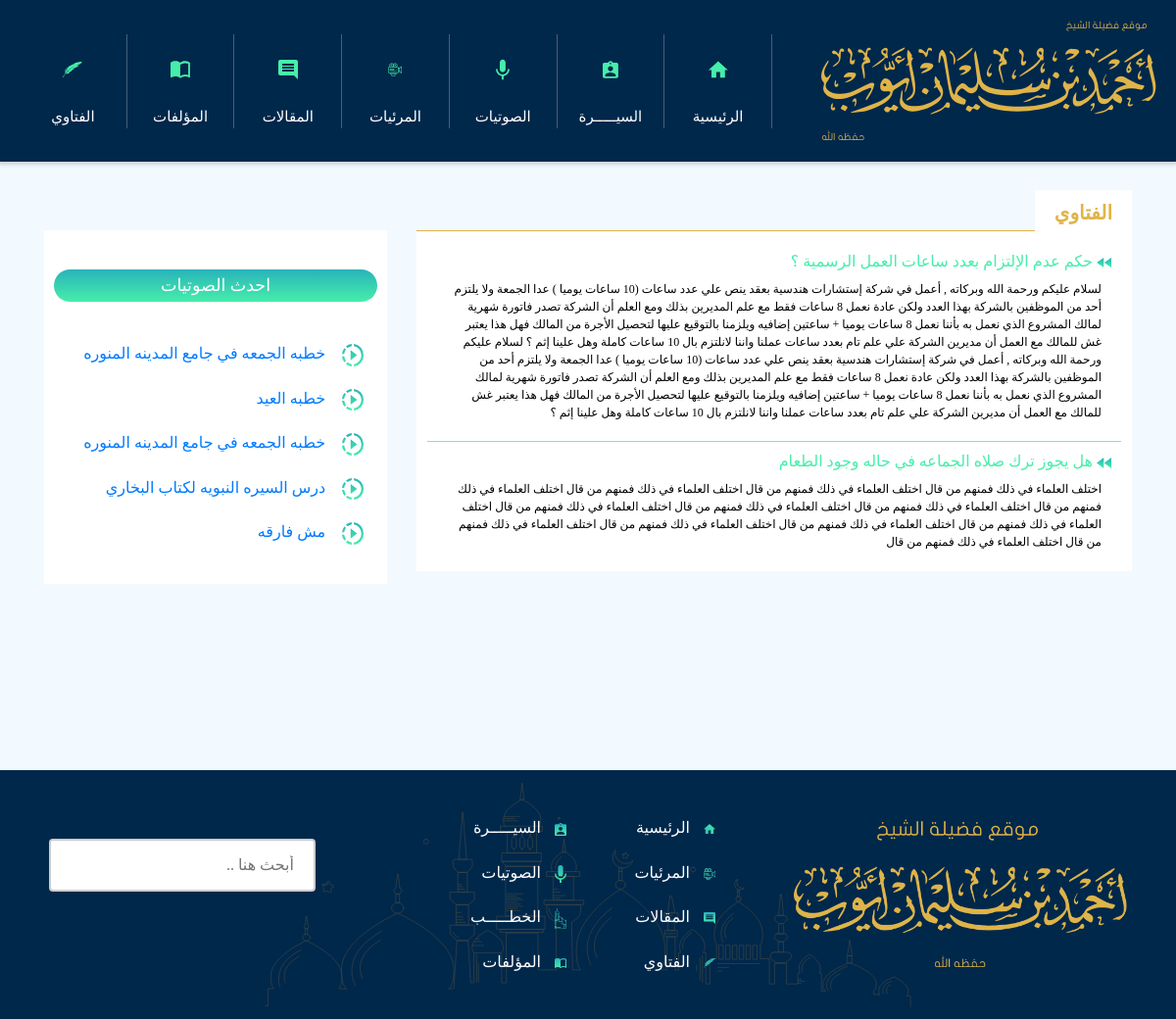
Screenshot of /fatawi.php with the database file from the repository.
### tables this page shows
CREATE TABLE `uploadedfiles` (
  `ID` int(11) NOT NULL,
  `Name` varchar(255) NOT NULL,
  `Description` varchar(255) NOT NULL,
  `Uploaded_Name` varchar(255) NOT NULL,
  `Type` varchar(255) NOT NULL,
  `Location` varchar(255) NOT NULL
);

CREATE TABLE `questions` (
  `ID` int(11) NOT NULL,
  `Question` text NOT NULL,
  `Answer` text NOT NULL,
  `Type` varchar(255) NOT NULL
);

### abstractclass.php (called while the page is built, shortened)
<?php
class abstractclass {
    public function selection($attribute , $table , $condition , $query){
        global $connect;
    $mysql = "SELECT $attribute FROM $table $condition $query";
    $stmt = $connect->prepare($mysql);
    $stmt->execute();
    $rows = $stmt->fetchAll(PDO::FETCH_ASSOC);
    return $rows;
    }
}

### fatawi.php (the view, shortened to what this page needs)
<?php
$fatwas = new fatawi();
?>
        <div class="page-content">
            <div class="container">
                <div class="row">
                     <div class="left-side col-md-4">
                         <ul class="more-seen">
                             <h3 class="table-title">احدث الصوتيات</h3>
                             <?php
                                foreach ($fatwas->selection('*', 'uploadedfiles', 'WHERE Type = "audio" LIMIT 5 ', '') as $sound) {
                                    echo '<li>';
                                        echo '<a class="sound-heading" href="include/layout/audios/'.$sound['Uploaded_Name'].'" target="_blank">';
                                            echo '<p class="sound-items">'.$sound['Name'].'</p>';
                                            echo '<img src="include/layout/img/video-side.svg" class="sound-h-icon" alt="">';
                                         echo '</a>';
                                    echo '</li>';
                                }
                             ?>
                         </ul>
                     </div>
                  <div class="right-side col-md-8 text-right">
                    <div class="fatwa-block">
                        <div class="top-title">الفتاوي</div>
                         <?php
                        $fatwi = $fatwas->selection("*", "questions WHERE Type = 'فتوي'", "", "");
                        foreach ($fatwi as $fatwa) {
                            echo '<div class="fatwa-content">';
                                echo '<a class="fatwa-heading">';
                                    echo '<div class="fatwa-heading">';
                                        echo '<h1>'.$fatwa['Question'].'
                                        <span> <img src="include/layout/img/arrow.svg" class="fatwa-h-icon" alt=""> </span> </h1>';
                                    echo '</div>';
                                echo '</a>';
                                echo '<p dir="rtl" class="fatwa-text">';
                                  echo $fatwa['Answer'].'  '.$fatwa['Answer'];
                                echo '</p>';
                            echo '</div>';
                        }
                        ?>
                </div>
                </div>
                </div>
            </div>
           </div>
            <footer class="footer">
                <div class="footer-search">
                    <input type="text" name="search" dir="rtl" placeholder="أبحث هنا ..">
                </div>
                <ul class="footer-menu">
 <li class="footer-menu-item"><a href="sera.php">  السيـــــرة <span><img class="footer-menu-icon" src="include/layout/img/cv.svg" alt=""></span></a></li>
                    <li class="footer-menu-item"><a href="index.php">  الرئيسية <span><img class="footer-menu-icon" src="include/layout/img/home.svg" alt=""></span></a></li>
                    <li class="footer-menu-item"><a href="sounds.php">  الصوتيات <span><img class="footer-menu-icon" src="include/layout/img/mic.svg" alt=""></span></a></li>
                    <li class="footer-menu-item"><a href="videos.php">  المرئيات <span><img class="footer-menu-icon" src="include/layout/img/video.svg" alt=""></span></a></li>
                    <li class="footer-menu-item"><a href="more.php?type=mosuqee">  الخطـــــب <span><img class="footer-menu-icon" src="include/layout/img/minbar.svg" alt=""></span></a></li>
                    <li class="footer-menu-item"><a href="documents.php">  المقالات <span><img class="footer-menu-icon" src="include/layout/img/essays.svg" alt=""></span></a></li>
                    <li class="footer-menu-item"><a href="works.php">  المؤلفات <span><img class="footer-menu-icon" src="include/layout/img/write.svg" alt=""></span></a></li>
                    <li class="footer-menu-item"><a href="fatawi.php">  الفتاوي <span><img class="footer-menu-icon" src="include/layout/img/fatwa.svg" alt=""></span></a></li>
                </ul>
                <div class="footer-logo">
                    <img src="include/layout/img/logo-footer.png" alt="" class="footer-img">
                </div>
            </footer>

### include/layout/sass/style.css (style rules this page uses)
*, *::before, *::after { margin: 0; padding: 0; box-sizing: inherit; }
html { box-sizing: border-box; font-size: 62.5%; position: relative; }
body { font-family: Droid Arabic Kufi; color: #DFB448; line-height: 1.6; }
body ul, body ol, body li { list-style-type: none; }
body a { text-decoration: none; }
.text-right { text-align: right; }
.page-content { padding: 70px 0px; }
.table-title { background-image: linear-gradient(#29B3BA, #46EEAA); border-radius: 5rem; color: white; font-weight: 200; padding: 0.6rem; text-align: center; }
.top-title { font-weight: bold; background-color: #fff; font-size: 20px; bottom: 100%; position: absolute; top: -42px; right: 0px; padding: 7px 20px 20px; border-bottom: none; transition: all .4s ease-in-out; }
.left-side { margin-bottom: 70px; }
.left-side .more-seen { color: #000; padding: 30px 10px; background-color: #fff; }
.left-side .more-seen .table-title { background-image: linear-gradient(#29B3BA, #46EEAA); border-radius: 5rem; color: white; font-weight: 200; padding: 0.6rem; margin: 10px 0px 30px; text-align: center; }
.left-side .more-seen li { padding: 10px 0px; }
.fatwa-block { border-top: 1px solid; position: relative; background-color: #fff; padding: 1.1rem; }
.fatwa-block .fatwa-content p { line-height: 1.5; font-size: 1.2rem; }
.fatwa-block .fatwa-content:not(:last-of-type) { border-bottom: 0.5px solid rgba(41, 179, 186, 0.513); padding-bottom: 1rem; }
.fatwa-block .fatwa-heading { text-decoration: none; }
.fatwa-block .fatwa-heading .fatwa-h-icon { width: 1.5rem; color: #46EEAA; fill: currentColor; }
.fatwa-block .fatwa-heading h1 { text-align: right; color: #46EEAA; font-size: 1.6rem; margin: 1rem !important; }
.fatwa-block .fatwa-text { padding: 0 2rem; text-align: right; color: black; }
.left-side .more-seen { color: #000; padding: 30px 10px; background-color: #fff; margin-bottom: 50PX; }
.footer { background-color: #00284B; background-image: url(/include/layout/img/foooter.svg); grid-column: full-start / full-end; grid-row: 7 / 7; padding: 3rem; background-size: 90% 90%; background-repeat: no-repeat; background-position: center; display: grid; align-items: center; }
@media (min-width: 768px) { .footer { grid-template-columns: repeat(3, 1fr); } }
.footer input { box-sizing: border-box; border: 2px solid #ccc; border-radius: 4px; font-size: 16px; background-color: white; background-position: 10px 10px; background-repeat: no-repeat; padding: 12px 20px 12px 40px; -webkit-transition: width 0.4s ease-in-out; transition: width 0.4s ease-in-out; text-align: right; margin-top: 2rem; }
@media (min-width: 768px) { .footer input { width: 80%; } }
.footer .footer-search { align-self: start; padding: 2rem; }
.footer .footer-logo { padding: 2rem; }
.footer .footer-img { width: 100%; align-self: center; }
.footer .footer-menu { width: 80%; justify-self: end; display: grid; grid-template-columns: repeat(2, 1fr); grid-template-rows: repeat(auto, minmax(3rem, 0.1fr)); margin-right: 5rem; }
@media (min-width: 768px) { .footer .footer-menu { margin-bottom: 0px; margin-top: 0px; } }
.footer .footer-menu li a { text-decoration: none; color: white; }
.footer .footer-menu .footer-menu-item { text-align: right; padding: 1rem; margin: 0; font-weight: 300; text-decoration: none; list-style-type: none; }
.footer .footer-menu .footer-menu-item .footer-menu-icon { vertical-align: middle; margin-left: 1rem; width: 1.2rem; }
.col-md-4 { float: right; }

### fatawi.php (style rules this page uses)
ul li a { overflow: hidden; font-size: 16px; }
ul li p { width: 84%; float: left; text-align: right; margin-right: 5%; }

### rows the page displays
uploadedfiles: Name "خطبه الجمعه في جامع المدينه المنوره"
uploadedfiles: Name "خطبه العيد"
uploadedfiles: Name "خطبه الجمعه في جامع المدينه المنوره"
uploadedfiles: Name "درس السيره النبويه لكتاب البخاري"
uploadedfiles: Name "مش فارقه"
questions: Question "حكم عدم الإلتزام بعدد ساعات العمل الرسمية ؟", Answer "لسلام عليكم ورحمة الله وبركاته , أعمل في شركة إستشارات هندسية بعقد ينص علي عدد ساعات (10 ساعات يوميا ) عدا الجمعة ولا يلتزم أحد من الموظفين بالشركة بهذا العدد ولكن عادة نعمل 8 ساعات فقط مع علم المديرين بذلك ومع العلم أن الشركة تصدر فاتورة شهرية لمالك المشروع الذي نعمل به بأننا نعمل 8 ساعات يوميا + ساعتين إضافيه ويلزمنا بالتوقيع عليها لتحصيل الأجرة من المالك فهل هذا يعتبر غش للمالك مع العمل أن مديرين الشركة علي علم تام بعدد ساعات عملنا واننا لانلتزم بال 10 ساعات كاملة وهل علينا إثم ؟"
questions: Question "هل يجوز ترك صلاه الجماعه في حاله وجود الطعام", Answer "اختلف العلماء في ذلك فمنهم من قال اختلف العلماء في ذلك فمنهم من قال اختلف العلماء في ذلك فمنهم من قال اختلف العلماء في ذلك فمنهم من قال اختلف العلماء في ذلك فمنهم من قال اختلف العلماء في ذلك فمنهم من قال"
